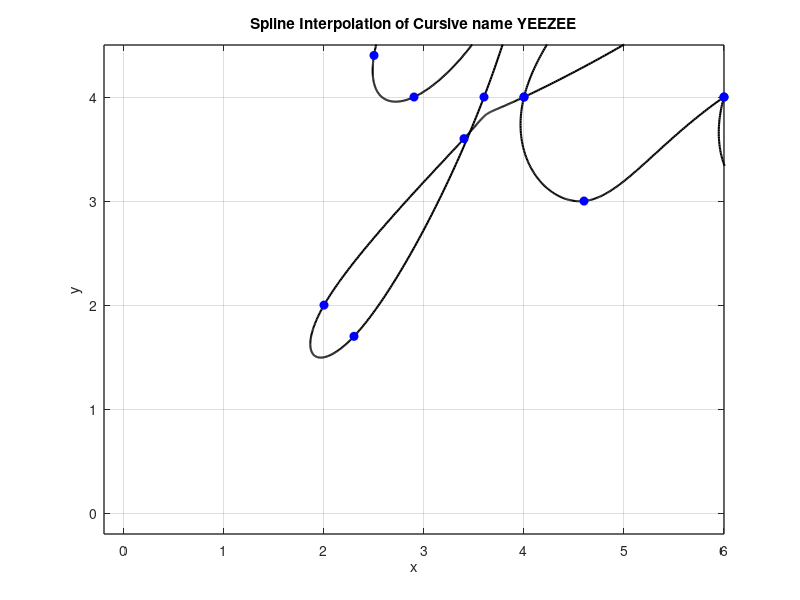
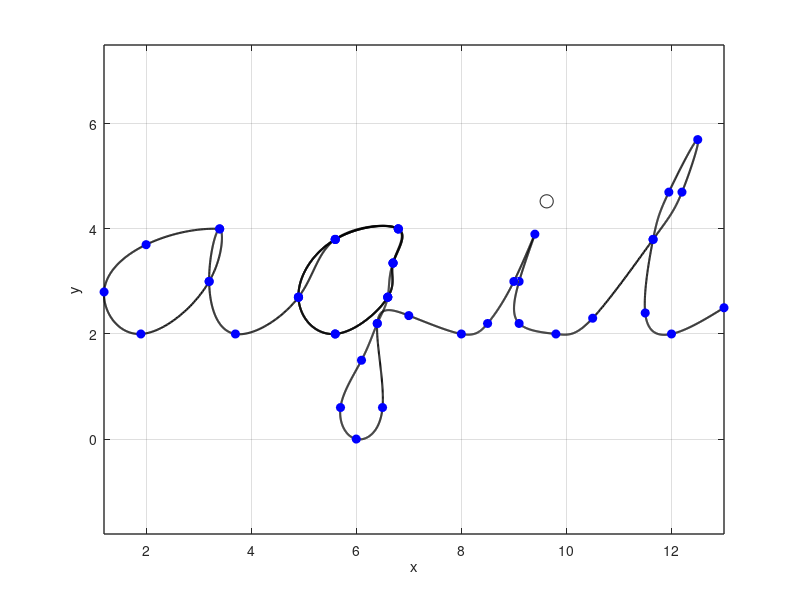

The MATLAB script that drew these images, in order:
% cursive name of first member - yeezee

x = [2 2.8 3 2.5 2.9 3.8 4.2 3.6 2.3 2 3.4 4 6 5.4 4 4.6 6 8 7.4 6 6.6 8 8.6 9.4 9 8 9 9.4 8.6 8 8.2 8.6 9.2 8.2 8.6 9.4 10 12 11 10 10.6 12 14 13 12 13 14];
y = [5 6 5.8 4.4 4 5 6 4 1.7 2 3.6 4 5.2 5.6 4 3 4 5.2 5.6 4 3 4 4.4 5.6 6 5 6 5.6 4.4 4 4.4 4.4 3.4 2 3 3.6 4 5.2 5.4 4 3 4 5.2 5.4 4 3 3.4];

n = length(x);
t = 0:n-1;
tt = 0:0.01:n-1;

xx = spline(t, x, tt);
yy = spline(t, y, tt);

figure(1)
plot(xx, yy, 'k', 'LineWidth', 1.5)
hold on
plot(x, y, 'bo', 'MarkerFaceColor', 'b')
axis([-0.2 6 -0.2 4.5])
grid on
title('Spline Interpolation of Cursive name YEEZEE')
xlabel('x')
ylabel('y')
set(gca, 'FontSize', 10, 'LineWidth', 1)
grid on

% cursive name of second member - aqil

x = [3.4 2 1.2 1.9 3.2 3.4 3.2 3.7 4.9 5.6 6.8 6.7 6.6 5.6 4.9 5.6 6.8 6.7 6.6 5.6 4.9 5.6 6.8 6.7 6.6 6.4 6.1 5.7 6 6.5 6.4 7 8 8.5 9 9.4 9.1 9.1 9.8 10.5 11.65 12.2 12.5 11.95 11.65 11.5 12 13];
y = [4 3.7 2.8 2 3 4 3 2 2.7 3.8 4 3.35 2.7 2 2.7 3.8 4 3.35 2.7 2 2.7 3.8 4 3.35 2.7 2.2 1.5 0.6 0 0.6 2.2 2.35 2 2.2 3 3.9 3 2.2 2 2.3 3.8 4.7 5.7 4.7 3.8 2.4 2 2.5];

n = length(x);
t = 0:n-1;
tt = 0:0.01:n-1;

xx = spline(t, x, tt);
yy = spline(t, y, tt);

figure(2)
plot(xx, yy, 'k', 'LineWidth', 1.5)
hold on
plot(x, y , 'bo', 'MarkerFaceColor', 'b')
grid on
xlabel('x')
ylabel('y')
set(gca, 'FontSize', 10, 'LineWidth', 1)
grid on
pos = [9.5 4.4 0.25 0.25];
rectangle('Position',pos, 'Curvature',[1 1])
axis equal